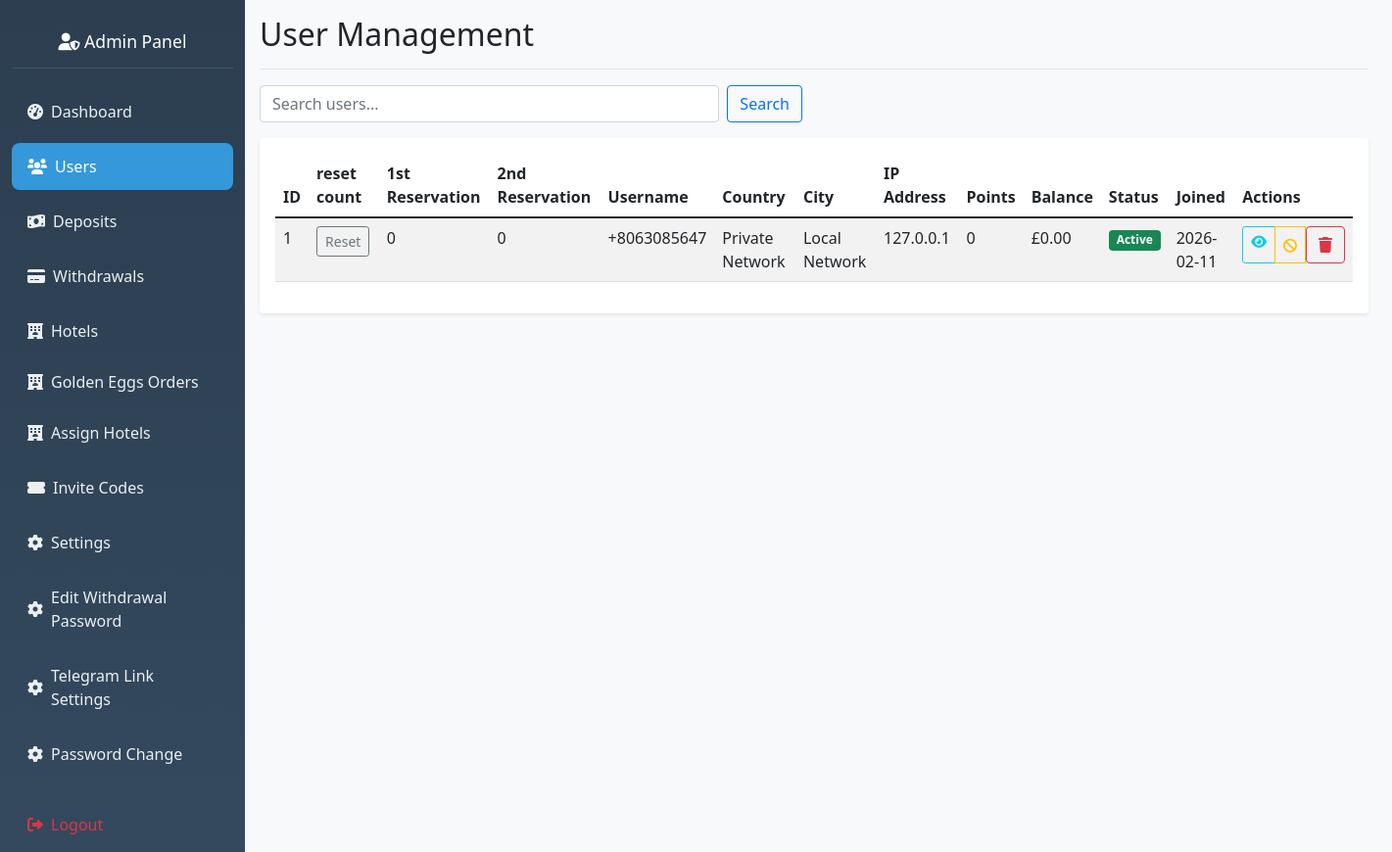
The page /admin/users (signed in) on the database as committed earlier.
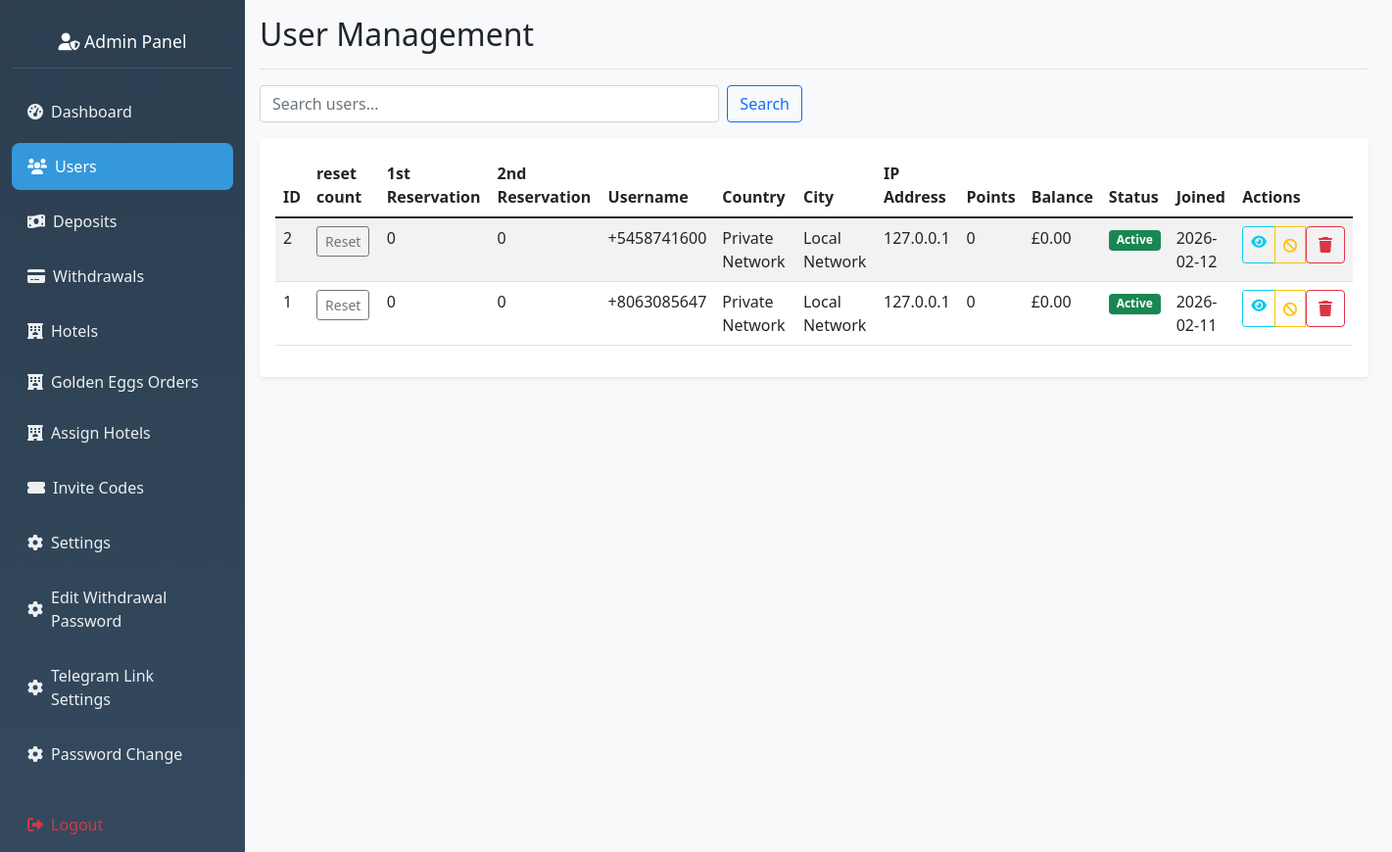
The same page on the database as committed later.
### hotel_app/models.py (models this page shows, shortened)
class User(db.Model, UserMixin):
    __tablename__ = 'user'
    id = db.Column(db.Integer, primary_key=True)
    nickname = db.Column(db.String(80))
    user_id = db.Column(db.String(6), unique=True)
    agent_id = db.Column(db.String(6), unique=True)
    contact = db.Column(db.String(20))
    invitation_code = db.Column(db.String(20))
    member_points = db.Column(db.Integer, default=0)
    trial_bonus = db.Column(db.Float, default=564.00)
    balance = db.Column(db.Float, default=0.00)
    total_deposits = db.Column(db.Float, default=0.0)
    vip_level = db.Column(db.String(10), default='VIP0')
    withdrawal_password = db.Column(db.String(100))
    password_hash = db.Column(db.String(100))
    is_active = db.Column(db.Boolean, default=False)
    created_at = db.Column(db.DateTime, default=datetime.utcnow)
    session_locked = db.Column(db.Boolean, default=False)
    total_commission_earned = db.Column(db.Float, default=0.0)
    first_session_completed = db.Column(db.Boolean, default=False)
    session_reset_date = db.Column(db.String)
    currency = db.Column(db.String(10), default='$')
    bound_wallet_type = db.Column(db.String(20))
    max_first_session_reservations = db.Column(db.Integer, default=35)
    wallet_bound_at = db.Column(db.DateTime)
    second_session_reservations_count = db.Column(db.Integer, default=0)
    second_session_commission = db.Column(db.Float, default=0.0)
    bound_wallet_address = db.Column(db.String(200))
    first_session_commission = db.Column(db.Float, default=0.0)
    first_session_reservations_count = db.Column(db.Integer, default=0)
    current_session = db.Column(db.String(10), default='first')
    revolut_name = db.Column(db.String(100))
    revolut_iban = db.Column(db.String(50))
    revolut_revtag = db.Column(db.String(20))
    ip_address = db.Column(db.String(45))
    country = db.Column(db.String(100))
    country_code = db.Column(db.String(2))
    region = db.Column(db.String(100))
    city = db.Column(db.String(100))
    latitude = db.Column(db.Float)
    longitude = db.Column(db.Float)
    timezone = db.Column(db.String(50))
    isp = db.Column(db.String(255))
    last_location_update = db.Column(db.DateTime, default=datetime.utcnow)
    reservations = db.relationship(
        'Reservation',
        backref='user',
        lazy='dynamic',
        cascade='all, delete-orphan',
        passive_deletes=True
    )
    deposit_requests = db.relationship(
        'DepositRequest',
        backref='user',
        lazy='dynamic'
    )
    withdrawal_requests = db.relationship(
        'WithdrawalRequest',
        backref='user',
        lazy='dynamic'
    )
    hotel_assignments = db.relationship(
        'UserHotelAssignment',
        foreign_keys='UserHotelAssignment.user_id',
        backref='user',
        lazy='dynamic',
        cascade='all, delete-orphan',
        passive_deletes=True
    )
    hotel_ratings = db.relationship(
        'UserHotelRating',
        backref='user',
        lazy='dynamic'
    )
    golden_eggs = db.relationship(
        'GoldenEgg',
        foreign_keys='GoldenEgg.user_id',
        backref='recipient',
        lazy='dynamic'
    )

### hotel_app/routes.py (the view)
@app.route('/admin/users')
@admin_required
def view_users():
    page = request.args.get('page', 1, type=int)
    search = request.args.get('search', '')
    vip_filter = request.args.get('vip_level', '')
    users_query = User.query
    if search:
        users_query = users_query.filter(
            User.id.contains(search) |
            User.contact.contains(search) |
            User.nickname.contains(search)
        )
    if vip_filter:
        users_query = users_query.filter(User.vip_level == vip_filter)
    users = users_query.order_by(User.id.desc()).paginate(
        page=page, per_page=20, error_out=False
    )
    vip_levels = ['vip0', 'vip1', 'vip2', 'vip3']
    return render_template('admin_users.html',
                         users=users,
                         search=search,
                         vip_levels=vip_levels,
                         current_vip_filter=vip_filter)

### hotel_app/templates/admin_users.html (shortened to what this page needs)
{% extends "admin_base.html" %}
{% block content %}
<div class="d-flex justify-content-between flex-wrap flex-md-nowrap align-items-center pb-2 mb-3 border-bottom">
    <h1 class="h2">User Management</h1>
</div>
<div class="row mb-3">
    <div class="col-md-6">
        <form method="GET" class="d-flex">
            <input type="text" class="form-control me-2" name="search" value="{{ search }}" placeholder="Search users...">
            <button type="submit" class="btn btn-outline-primary">Search</button>
        </form>
    </div>
</div>
<div class="card">
    <div class="card-body">
        <div class="table-responsive">
            <table class="table table-striped">
                <thead>
                    <tr>
                        <th>ID</th>
                        <th>reset count</th>
                        <th>1st Reservation</th>
                        <th>2nd Reservation</th>
                        <th>Username</th>
                        <th>Country</th>
                        <th>City</th>
                        <th>IP Address</th>
                        <th>Points</th>
                        <th>Balance</th>
                        <th>Status</th>
                        <th>Joined</th>
                        <th>Actions</th>
                    </tr>
                </thead>
                <tbody>
                    {% for user in users.items %}
                    <tr>
                        <td>{{ user.id }}</td>
                        <td><form method="POST" action="{{ url_for('reset_first_session_count', user_id=user.id) }}" class="d-inline">
                            <button type="submit" class="btn btn-sm btn-outline-secondary">Reset</button>
                        <td>{{ user.first_session_reservations_count }}</td>
                        <td>{{ user.second_session_reservations_count }}</td>
                        <td>{{ user.contact }}</td>
                        <td>{{ user.country }}</td>
                        <td>{{ user.city }}</td>
                        <td>{{ user.ip_address }}</td>
                        <td>{{ user.member_points }}</td>
                        <td>£{{ "%.2f"|format(user.balance or 0) }}</td>
                        <td>
                            <span class="badge bg-{{ 'success' if user.is_active else 'secondary' }}">
                                {{ 'Active' if user.is_active else 'Inactive' }}
                            </span>
                        </td>
                        <td>{{ user.created_at.strftime('%Y-%m-%d') if user.created_at else 'N/A' }}</td>
                        <td>
                            <div class="btn-group btn-group-sm">
                                <a href="{{ url_for('view_user_details', user_id=user.id) }}" class="btn btn-outline-info">
                                    <i class="fas fa-eye"></i>
                                </a>
                                <form method="POST" action="{{ url_for('toggle_user', user_id=user.id) }}" class="d-inline">
                                    <button type="submit" class="btn btn-outline-{{ 'warning' if user.is_active else 'success' }}">
                                        <i class="fas fa-{{ 'ban' if user.is_active else 'check' }}"></i>
                                    </button>
                                </form>
                                <form method="POST" action="{{ url_for('delete_user', user_id=user.id) }}" class="d-inline"
                                      onsubmit="return confirm('Are you sure you want to delete this user?')">
                                    <button type="submit" class="btn btn-outline-danger">
                                        <i class="fas fa-trash"></i>
                                    </button>
                                </form>
                            </div>
                        </td>
                    </tr>
                    {% endfor %}
                </tbody>
            </table>
        </div>
    </div>
</div>
{% endblock %}

### hotel_app/templates/admin_base.html (shortened to what this page needs)
<!DOCTYPE html>
<html lang="en">
    <head>
        <link href="https://cdn.jsdelivr.net/npm/bootstrap@5.1.3/dist/css/bootstrap.min.css" rel="stylesheet">
        <link href="https://cdnjs.cloudflare.com/ajax/libs/font-awesome/6.0.0/css/all.min.css" rel="stylesheet">
        <link rel="stylesheet" href="{{ url_for('static', filename='css/admin.css') }}">
    </head>
    <body>
        <div class="container-fluid">
            <div class="row no-gutters">
                <nav class="col-md-3 col-lg-2 d-md-block sidebar" id="sidebar">
                    <div class="position-sticky pt-3">
                        <div class="nav-header text-center">
                            <h4 class="text-white">
                                <i class="fas fa-user-shield"></i> Admin Panel
                            </h4>
                        </div>
                        <ul class="nav flex-column">
                            <li class="nav-item">
                                <a class="nav-link {% if request.endpoint == 'admin_dashboard' %}active{% endif %}"
                                    href="{{ url_for('admin_dashboard') }}">
                                    <i class="fas fa-tachometer-alt"></i>
                                    <span>Dashboard</span>
                                </a>
                            </li>
                            <li class="nav-item">
                                <a class="nav-link {% if request.endpoint == 'view_users' %}active{% endif %}"
                                    href="{{ url_for('view_users') }}">
                                    <i class="fas fa-users"></i>
                                    <span>Users</span>
                                </a>
                            </li>
                            <li class="nav-item">
                                <a class="nav-link {% if request.endpoint == 'view_deposits' %}active{% endif %}"
                                    href="{{ url_for('view_deposits') }}">
                                    <i class="fas fa-money-bill-wave"></i>
                                    <span>Deposits</span>
                                </a>
                            </li>
                            <li class="nav-item">
                                <a class="nav-link {% if request.endpoint == 'view_withdrawals' %}active{% endif %}"
                                    href="{{ url_for('view_withdrawals') }}">
                                    <i class="fas fa-credit-card"></i>
                                    <span>Withdrawals</span>
                                </a>
                            </li>
                            <li class="nav-item">
                                <a class="nav-link {% if request.endpoint == 'manage_hotels' %}active{% endif %}"
                                    href="{{ url_for('manage_hotels') }}">
                                    <i class="fas fa-hotel"></i>
                                    <span>Hotels</span>
                                </a>
                                <a class="nav-link {% if request.endpoint == 'golden_eggs' %}active{% endif %}"
                                    href="{{ url_for('admin_golden_eggs') }}">
                                    <i class="fas fa-hotel"></i>
                                    <span>Golden Eggs Orders</span>
                                </a>
                                <a class="nav-link {% if request.endpoint == 'assign_hotels_to_user' %}active{% endif %}"
                                    href="{{ url_for('assign_hotels_to_user')}}">
                                    <i class="fas fa-hotel"></i>
                                    <span>Assign Hotels</span>
                                </a>
                            </li>
                            <li class="nav-item">
                                <a class="nav-link {% if request.endpoint == 'generate_invitation_code' %}active{% endif %}"
                                    href="{{ url_for('generate_invitation_code') }}">
                                    <i class="fas fa-ticket-alt"></i>
                                    <span>Invite Codes</span>
                                </a>
                            </li>
                            <li class="nav-item">
                                <a class="nav-link {% if request.endpoint == 'admin_settings' %}active{% endif %}"
                                    href="{{ url_for('admin_settings') }}">
                                    <i class="fas fa-cog"></i>
                                    <span>Settings</span>
                                </a>
                            </li>
                             <li class="nav-item">
                                <a class="nav-link {% if request.endpoint == 'admin_edit_withdrawal_password' %}active{% endif %}"
                                    href="{{ url_for('admin_withdrawal_password_change_page') }}">
                                    <i class="fas fa-cog"></i>
                                    <span>Edit Withdrawal Password</span>
                                </a>
                            </li>
                            <li class="nav-item">
                                <a class="nav-link {% if request.endpoint == 'admin_edit_withdrawal_password' %}active{% endif %}"
                                    href="{{ url_for('admin_telegram_settings') }}">
                                    <i class="fas fa-cog"></i>
                                    <span>Telegram Link Settings</span>
                                </a>
                            </li>
                            <li class="nav-item">
                                <a class="nav-link {% if request.endpoint == 'admin_password_change_page' %}active{% endif %}"
                                    href="{{ url_for('admin_password_change_page') }}">
                                    <i class="fas fa-cog"></i>
                                    <span>Password Change</span>
                                </a>
                            </li>
                            <li class="nav-item mt-3">
                                <a class="nav-link text-danger" href="{{ url_for('admin_logout') }}">
                                    <i class="fas fa-sign-out-alt"></i>
                                    <span>Logout</span>
                                </a>
                            </li>
                        </ul>
                    </div>
                </nav>
                <main class="col-md-9 ms-sm-auto col-lg-10 px-md-4 main-content">
                    <div class="pt-3 pb-2 mb-3">
                        {% block content %}{% endblock %}
                    </div>
                </main>
            </div>
        </div>
    </body>
</html>

Rows that differ between the two databases and show on the page:
added User: id "2", first_session_reservations_count "0", second_session_reservations_count "0", contact "+5458741600", country "Private Network", city "Local Network", ip_address "127.0.0.1", member_points "0", balance "0.00", is_active "Active", created_at "2026-02-12"
